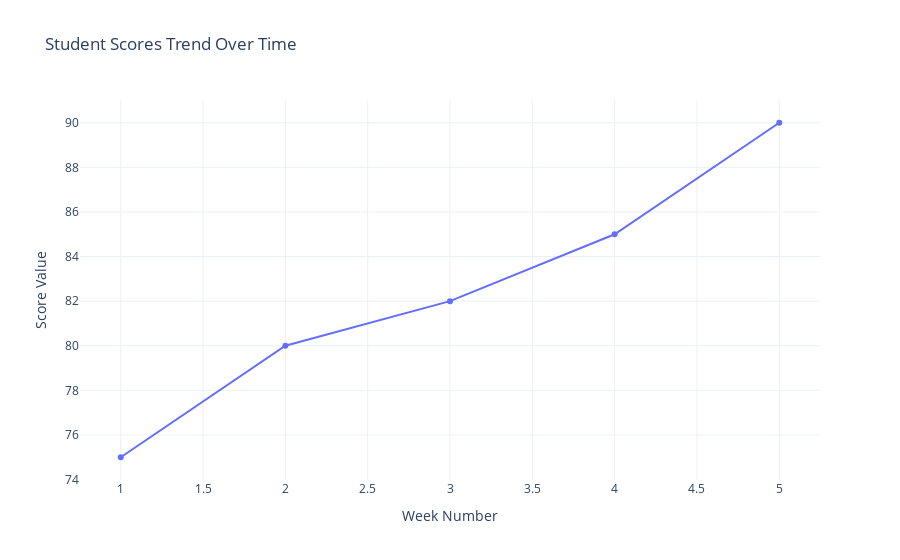

Write notebook code for a chart like this one.
### Code cell
# Customizing the line plot
fig.update_layout(
    title='Student Scores Trend Over Time',
    xaxis_title='Week Number',
    yaxis_title='Score Value'
)
fig.update_layout(template='plotly_white')
fig.show()
# Save the plot to an HTML file
fig.write_html("student_scores.html")

### Figure 1 — Plotly figure (JSON) as saved in the notebook; plotly's stock layout.template omitted (floating-point values rounded to 4 significant figures)
{"data": [{"hovertemplate": "Week=%{x}<br>Score=%{y}<extra></extra>", "legendgroup": "", "line": {"color": "#636efa", "dash": "solid"}, "marker": {"symbol": "circle"}, "mode": "lines+markers", "name": "", "orientation": "v", "showlegend": false, "x": [1, 2, 3, 4, 5], "xaxis": "x", "y": [75, 80, 82, 85, 90], "yaxis": "y", "type": "scatter"}], "layout": {"xaxis": {"anchor": "y", "domain": [0.0, 1.0], "title": {"text": "Week Number"}}, "yaxis": {"anchor": "x", "domain": [0.0, 1.0], "title": {"text": "Score Value"}}, "legend": {"tracegroupgap": 0}, "title": {"text": "Student Scores Trend Over Time"}}}
